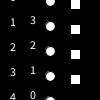
Frame 1 (no input)
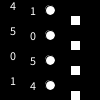
Frame 60 (the mouse pressed at the canvas centre just before this capture)
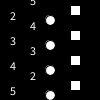
Frame 120 (the mouse held since frame 60 and released just before this capture)

The Processing sketch that drew these frames (run headless with seeded random() and noise(); from frame 60 on, the mouse is pressed at the canvas centre):

// Processing sketch: ScrollingStripTest
// ── ScrollingStripTest.pde
// ScrollingStripTest
// forum.processing.org/two/discussion/23134/moving-images-from-an-array-across-the-screen#latest
// 2016-06-19
 
String thumbs[] = new String[6]; 
float x; 
float y;
float thumbSpacing;
float thumbStripLength;
float thumbSpeed;
 
void setup() { 
  for (int i = 0; i < thumbs.length; i++) { 
    thumbs[i] = i + " ";
  }
  y=0;
  x=10;
  thumbSpacing = height/4;
  // only show 4 out of 6 full objects
  // on the screen at a any given time --
  // objects will disappear/reappear only while fully off-screen.
  thumbStripLength = thumbSpacing*thumbs.length;
  // how long the strip of all objects is.
  // 6 objects are 6/4ths of the screen
  thumbSpeed = 1;
}
 
void draw() { 
  background(0); 
  y = y + thumbSpeed;
  for (int i = 0; i < thumbs.length; i++) { 
    text( thumbs[i], x,        (y + i * thumbSpacing) % thumbStripLength ); // scroll down
    text( thumbs[i], x + 20, - (y + i * thumbSpacing) % thumbStripLength + height ); // scroll up
    // objects could be text, shapes, images, whatever.
    ellipse(x + 40, (y + i * thumbSpacing) % thumbStripLength, 10, 10);
    rect(x + 60,  - (y + i * thumbSpacing) % thumbStripLength + height, 10, 10);
  }
}
